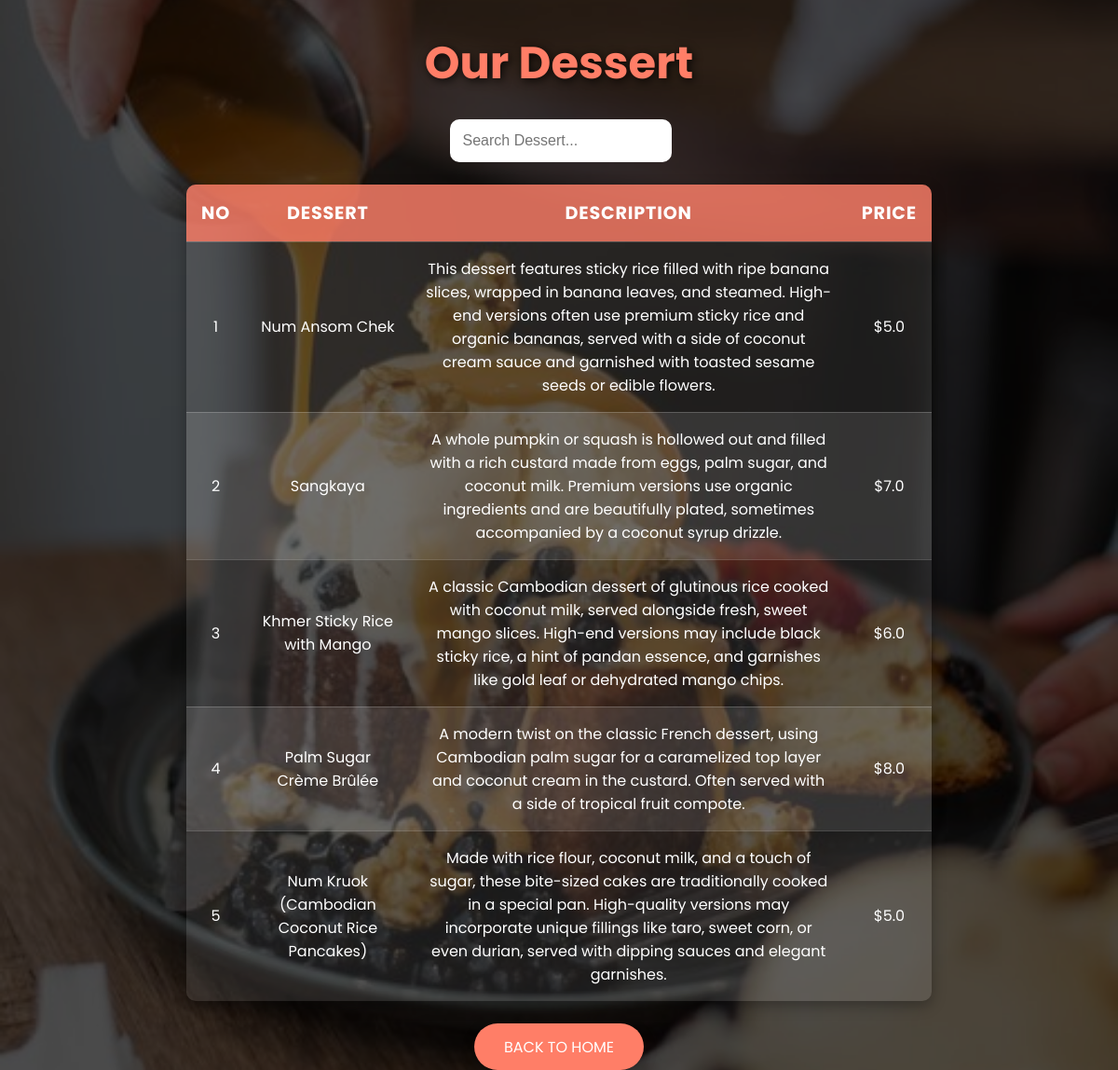
Page /dessert/ on the committed database.
### Food/models.py (models this page shows, shortened)
class Dessert(models.Model):
    No =  models.IntegerField(primary_key = True)
    dessert = models.TextField(max_length=100)
    dessert_detail = models.TextField(max_length=500)
    price = models.FloatField(default=True)

### Food/views.py (the view)
# urls.py: path('dessert/', view= views.dessert, name='dessert'),
def dessert(request):
    desserts = Dessert.objects.all()
    return render (
        request=request,
        template_name="Food/dessert.html",
        context={"desserts" : desserts},
    )

### Food/templates/Food/dessert.html (shortened to what this page needs)
{% load static %}
<!DOCTYPE html>
<html lang="en">
<head>
</head>
<body>
    <h1>Our Dessert</h1>
    <table>
        <thead>
            <tr>
                <th>No</th>
                <th>Dessert</th>
                <th>Description</th>
                <th>Price</th>
            </tr>
        </thead>
        <tbody>
            {% for dessert in desserts %}
            <tr>
                <td>{{ dessert.No }}</td>
                <td>{{ dessert.dessert }}</td>
                <td>{{ dessert.dessert_detail }}</td>
                <td>${{ dessert.price }}</td>
            </tr>
            {% endfor %}
        </tbody>
    </table>
    <a href="{% url 'index' %}" class="back-button">Back to Home</a>
</body>
</html>

### rows in the picture
Dessert: No "1", dessert "Num Ansom Chek", dessert_detail "This dessert features sticky rice filled with ripe banana slices, wrapped in banana leaves, and steamed. High-end versions often use premium sticky rice and organic bananas, served with a side of coconut cream sauce and garnished with toasted sesame seeds or edible flowers.", price "5.0"
Dessert: No "2", dessert "Sangkaya", dessert_detail "A whole pumpkin or squash is hollowed out and filled with a rich custard made from eggs, palm sugar, and coconut milk. Premium versions use organic ingredients and are beautifully plated, sometimes accompanied by a coconut syrup drizzle.", price "7.0"
Dessert: No "3", dessert "Khmer Sticky Rice with Mango", dessert_detail "A classic Cambodian dessert of glutinous rice cooked with coconut milk, served alongside fresh, sweet mango slices. High-end versions may include black sticky rice, a hint of pandan essence, and garnishes like gold leaf or dehydrated mango chips.", price "6.0"
Dessert: No "4", dessert "Palm Sugar Crème Brûlée", dessert_detail "A modern twist on the classic French dessert, using Cambodian palm sugar for a caramelized top layer and coconut cream in the custard. Often served with a side of tropical fruit compote.", price "8.0"
Dessert: No "5", dessert "Num Kruok (Cambodian Coconut Rice Pancakes)", dessert_detail "Made with rice flour, coconut milk, and a touch of sugar, these bite-sized cakes are traditionally cooked in a special pan. High-quality versions may incorporate unique fillings like taro, sweet corn, or even durian, served with dipping sauces and elegant garnishes.", price "5.0"
